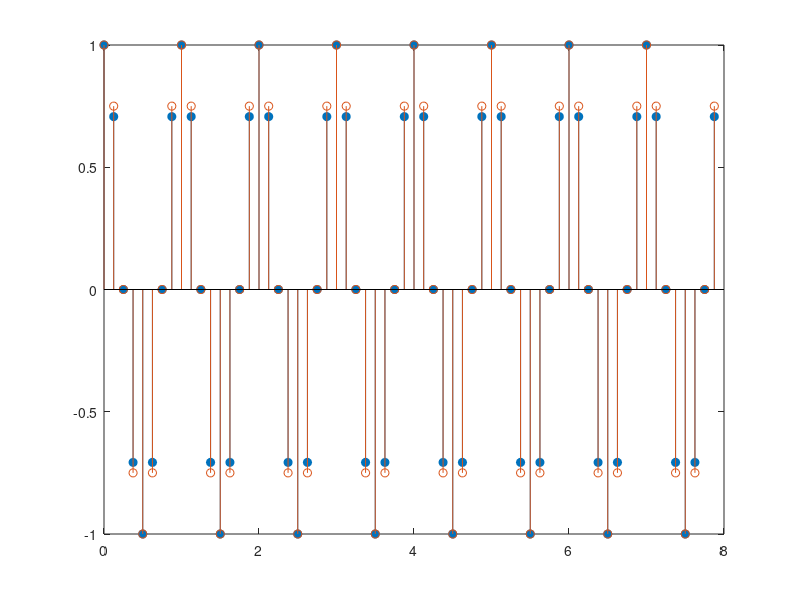
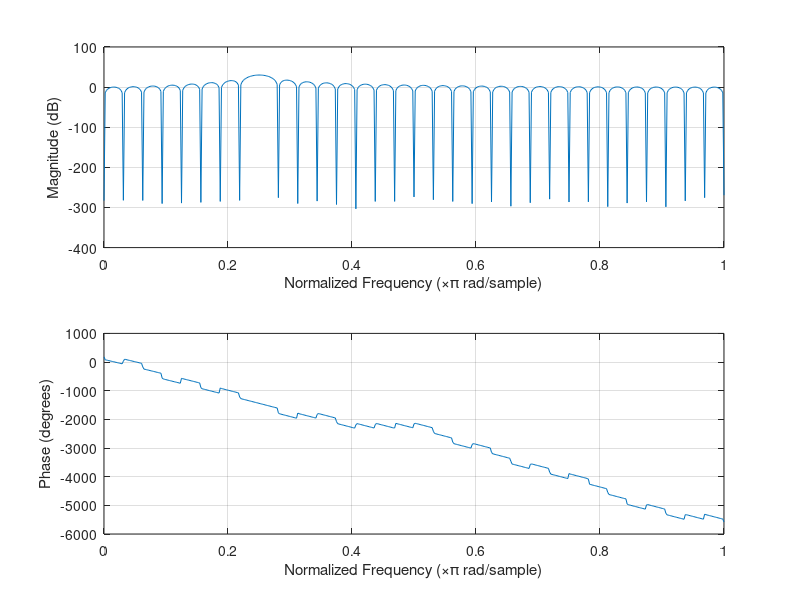
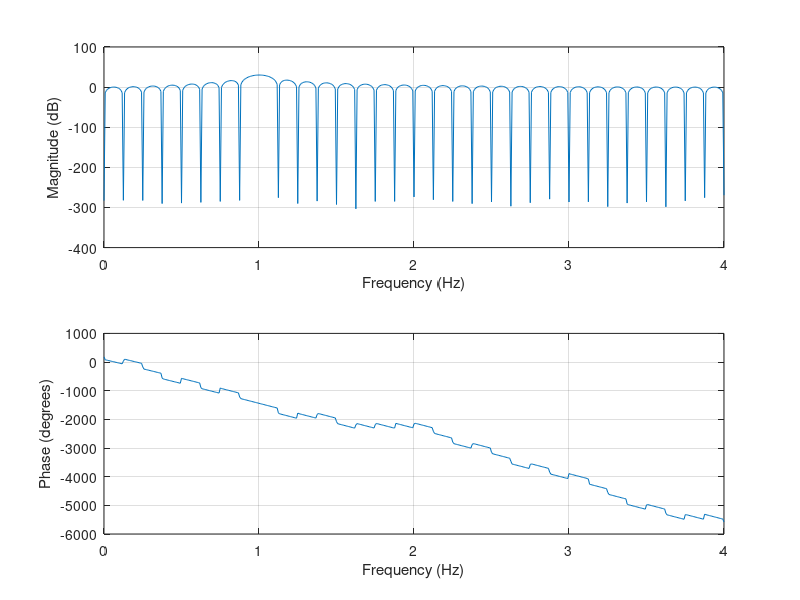

Write the MATLAB code that produced these figures, in order.
clc;clear;close all;
%% 標本化
f=1;%基本周波数
Ts=1/8;%標本化周期
t=0:Ts:8-Ts;
xc=cos(2*pi*f*t);
%stem(t,xc);
%% 量子化
delta=1/4;
x=delta*round(xc/delta);
stem(t,xc,'filled')
hold on 
stem(t,x)
hold off
%% 周波数特性
nPoints=512;
figure(2)
freqz(xc,1,nPoints)
figure(3)
freqz(xc,1,nPoints,1/Ts)